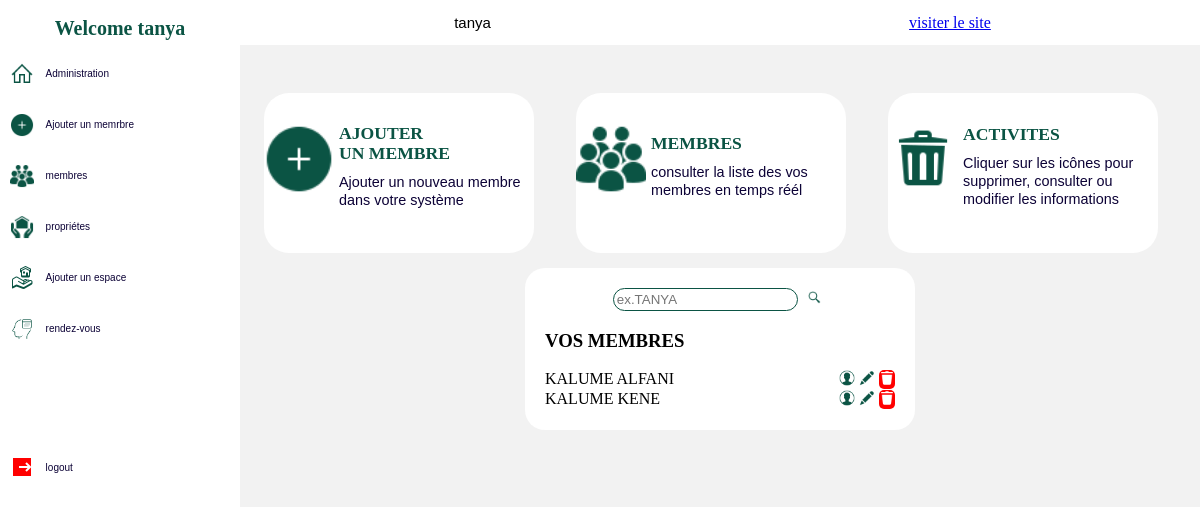
The app's page /member/ (signed in) with its own data.
### app/models.py (models this page shows, shortened)
class Membre (models.Model) :
    name = models.CharField(max_length=150)
    last_name = models.CharField(max_length=150)
    given_name = models.CharField(max_length=150)
    birth = models.DateField()
    address = models.CharField(max_length=300)
    number = models.PositiveIntegerField()
    bio = models.TextField()
    date_acquired = models.DateTimeField(auto_now_add=True)
    money_GIVE = models.PositiveBigIntegerField()
    children = models.PositiveBigIntegerField()
    infos_children = models.TextField()
    spouse = models.CharField(max_length=150)
    statut_choices = [
           ('MARIE' , 'marié'),
        ('CELIBATAIRE' , 'celibataire'),
           ('VEUVE' , 'veuve'),
    ]
    statut = models.CharField(max_length=11, choices=statut_choices, default='VEUVE')

### app/views.py (the view)
# urls.py: path('member/', views.member, name='member'),
def member(request):
    if request.user.is_superuser:
        members = Membre.objects.all()
        return render(request, 'member.html',{'members':members})
    else :
        return redirect('home')

### app/templates/member.html (shortened to what this page needs)
<!DOCTYPE html>{% load static %}
<html lang="en">
<head>
    <link rel="stylesheet" type="text/css" href="{% static 'css/profiles.css' %}">
    <link rel="stylesheet" type="text/css" href="{% static 'css/member.css' %}">
</head>
<body>
  <div class="body">
    <nav class="nav-menu">
        <h1> Welcome {{user.username}}  </h1>
        <ul>
            <li><a href="{% url 'profile'  %}"><img src="{% static 'img/icons8-home-32.png' %}" alt=""> <span>Administration</span></a></li>
            <li><a href="{% url 'add_member'  %}"><img src="{% static 'img/icons8-add-50.png' %}" alt=""> <span>Ajouter un memrbre</span> </a></li>
            <li><a href="{% url 'member'  %}"><img src="{% static 'img/icons8-user-groups-50.png' %}" alt=""> <span>membres</span> </a></li>
            <li><a href="{% url 'property'  %}"><img src="{% static 'img/icons8-property-50.png' %}" alt=""><span>propriétes</span></a></li>
            <li><a href="{% url 'space_form'  %}"><img src="{% static 'img/icons8-property-48.png' %}" alt=""><span>Ajouter un espace</span></a></li>
            <li><a href="{% url 'appoint'  %}"><img src="{% static 'img/icons8-appointment-80.png' %}" alt=""><span>rendez-vous</span></a></li>
            <li class="logout"><a href="{% url 'login' %}"><img src="{% static 'img/icons8-logout-24.png' %}" alt=""> <span>logout</span> </a></li>
        </ul>
       </nav>
      <nav class="nav-body">
        <nav class="nav-bar">
            <div class="img">
                <span> {{user.username}}  {{user.last_name}}  </span>
            </div>
            <a href="{% url 'home' %}">visiter le site</a>
           </nav>
           <nav class="nav-content">
            <aside>
                <a href="{% url  'add_member' %}#form">
                    <p><img src="{% static 'img/icons8-add-50.png' %}" alt=""><div class="infos">
                        <h2>AJOUTER <br><br>UN MEMBRE</h2>
                        <span>Ajouter un nouveau membre dans votre système </span>
                    </div></p>
                </a>
            </aside>
            <aside>
                <a href="{% url 'member' %}#member">
                    <p><img src="{% static 'img/icons8-user-groups-50.png' %}" alt=""><div class="infos">
                        <h2>MEMBRES</h2>
                        <span>consulter la liste des vos membres en temps réél</span>
                    </div></p>
                </a>
            </aside>
            <aside>
                <a >
                    <p><img src="{% static 'img/icons8-trash-64.png' %}" alt=""><div class="infos">
                        <h2>ACTIVITES</h2>
                        <span>Cliquer sur les icônes pour supprimer, consulter ou modifier les informations </span>
                    </div></p>
                </a>
            </aside>
           </nav>
           <div class="appoint1">
            <nav>
                <div class="div-search">
                    <form action="{% url 'search_member' %}" method="get">
                        <input type="text" value="{{request.GET.q}}" name="q" placeholder="ex.TANYA" >
                        <button type="submit" class="btn" ><img src="{% static 'img/icons8-loupe-64.png' %}" ></button>
                    </form>
                </div>
                <h3 id="member">VOS MEMBRES</h3>
                {% for member in members  %}
             <div class="app" >
                <div class="name">
                    <span>  {{member.last_name}} </span>
                  <span>  {{member.name}}</span>
                  </div>
                  <div>
                    <a href="{% url 'detail_member' member.id %}"><img src="{% static 'img/icons8-male-user-50.png' %}" alt=""></a>
                    <a href="{% url 'edit_member' member.id  %}"><img src="{% static 'img/icons8-edit-48.png' %}" alt=""></a>
                    <a href="{% url 'delete_member' member.id %}" class="corbeil"><img src="{% static 'img/icons8-supprimer-24.png' %}" alt=""></a>
                  </div>
             </div>
                {% endfor %}
            </nav>
          </div>
      </nav>
  </div>
</body>
</html>

### app/static/css/profiles.css (style rules this page uses)
.body { display: flex; background-color: rgba(226, 225, 225, 0.438); left: 0; right: 0; position: fixed; height: 100%; width: 100%; top: 0; }
.nav-menu { width: 300px; height: 100%; position: relative; background-color: white; }
.nav-menu ul { left: 0; margin-left: 4%; padding: 0; }
.nav-menu ul li { list-style-type: none; margin-bottom: 1em; }
.nav-menu ul li a { display: flex; text-decoration: none; align-items: center; align-content: center; }
.logout { margin-top: 45%; }
.nav-menu ul li a span { padding: 12px; font-size: 10px; color: rgb(12, 2, 54); font-family: Arial, Helvetica, sans-serif; }
.nav-menu ul li img { width: 1.5em; height: 1.5em; }
.nav-menu h1 { display: flex; justify-content: center; font-family:'Times New Roman', Times, serif; font-weight: 900; color: rgb(11, 84, 68); font-size: 20px; }
.nav-bar { width: 100%; display: flex; background-color: white; height: 45px; justify-content: space-around; align-items: center; align-content: center; }
.nav-bar .img { display: flex; align-items: center; align-content: center; }
.nav-bar .img span { font-size: 15px; font-family: Arial, Helvetica, sans-serif; margin-left: 5px; }
.nav-body { width: 100%; }
.nav-content { display: grid; grid-template-columns: repeat(3, 1fr); justify-content: center; margin-top: 5%; margin-left: 1.5em; }
.nav-content aside { width: 270px; height: 160px; background-color: white; border-radius: 25px; border: none; }
.nav-content aside a { display: flex; text-decoration: none; align-content: center; align-items: center; padding-top: 15px; }
.nav-content aside a img { width: 70px; height: 70px; }
.nav-content aside a .infos { margin-left: 5px; }
.nav-content aside a .infos h2 { color: rgb(11, 84, 68); font-family: 'Times New Roman', Times, serif; line-height: 10px; font-size: 1.1em; }
.nav-content aside a .infos span { color: rgb(12, 2, 54); font-family: sans-serif; font-size: 0.9em; }

### app/static/css/member.css (style rules this page uses)
.appoint1 { display: grid; grid-template-columns: repeat(1,1fr); justify-content: center; place-items: center; }
.appoint1 nav { background-color: white; width: 350px; border-radius: 20px; padding: 20px; margin-top: 15px; max-height: 400px; overflow-y: auto; }
.appoint1 .app { display: flex; justify-content: space-between; }
.appoint1 .name { width: 150px; }
.appoint1 .app img { width: 1em; height: 1em; }
.appoint1 .app .corbeil { background-color: red; border-radius: 5px; padding-top: 2px; width: 0.8em; height: 0.8em; }
.div-search input { border-radius: 35px; border: 1px solid rgb(11, 84, 68); padding: 3px; outline: none; }
.div-search { display: flex; justify-content: center; }
.div-search .btn { border: none; background-color: transparent; }
.div-search form button img { width: 1em; height: 1em; background-color: none; }

### records on screen
Membre: last_name "KALUME", name "ALFANI"
Membre: last_name "KALUME", name "KENE"

### other values on screen
{{ user.username }} "tanya"
